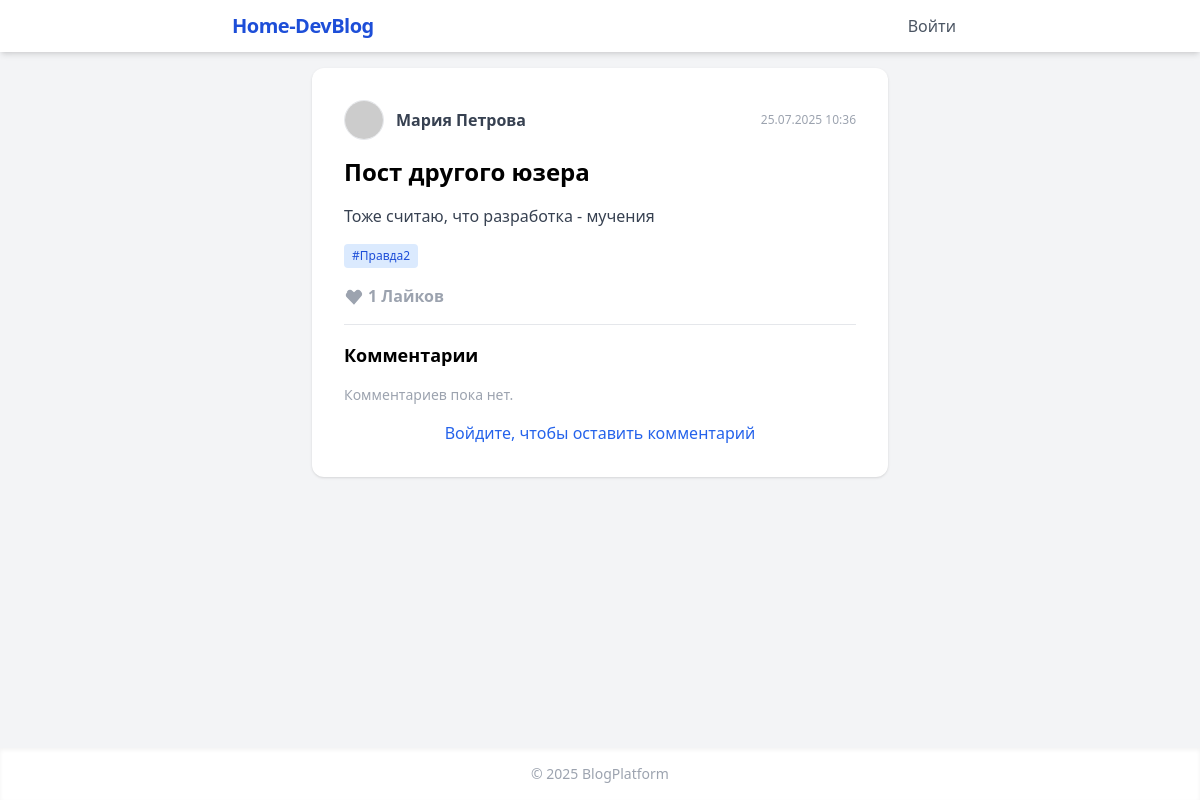
The page /post/2 on the database as committed earlier.
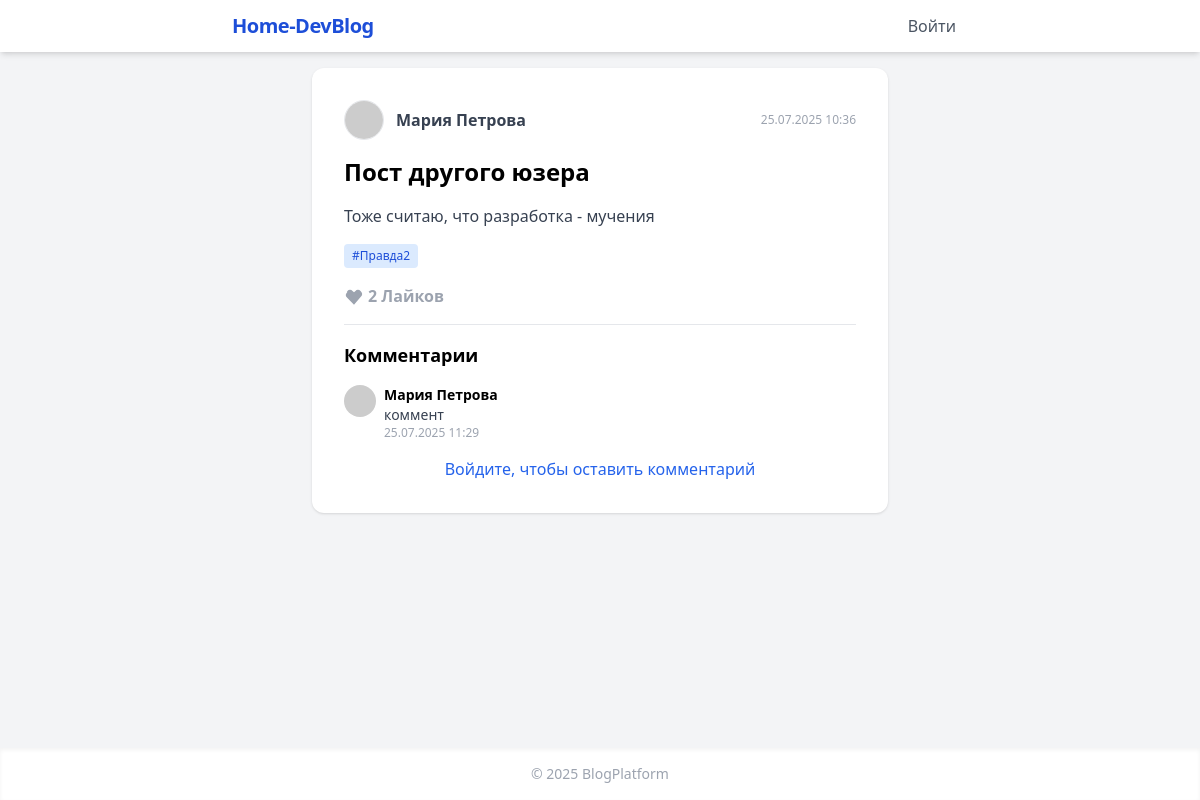
The same page on the database as committed later.
### app.py (models this page shows)
class Post(db.Model):
    id = db.Column(db.Integer, primary_key=True)
    user_id = db.Column(db.Integer, db.ForeignKey('user.id'), nullable=False)
    title = db.Column(db.String(200))
    content = db.Column(db.Text)
    date = db.Column(db.DateTime)
    tags = db.Column(db.String(200))
    is_private = db.Column(db.Boolean, default=False)
    user = db.relationship('User')

class Comment(db.Model):
    id = db.Column(db.Integer, primary_key=True)
    post_id = db.Column(db.Integer, db.ForeignKey('post.id'))
    user_id = db.Column(db.Integer, db.ForeignKey('user.id'))
    text = db.Column(db.Text)
    date = db.Column(db.DateTime)
    user = db.relationship('User')

class User(db.Model):
    id = db.Column(db.Integer, primary_key=True)
    name = db.Column(db.String(80))
    email = db.Column(db.String(120), unique=True, nullable=False)
    password = db.Column(db.String(200), nullable=False)
    avatar = db.Column(db.String(200), nullable=True)

### app.py (the view, shortened to what this page needs)
@app.route('/post/<int:post_id>', methods=['GET', 'POST'])
def post_view(post_id):
    post = Post.query.get_or_404(post_id)
    user = get_current_user()
    if post.is_private and (not user or post.user_id != user.id):
        return "Этот пост доступен только автору.", 403
    comments = Comment.query.filter_by(post_id=post_id).order_by(Comment.date.asc()).all()
    liked = False
    if user:
        liked = Like.query.filter_by(user_id=user.id, post_id=post.id).first() is not None
    likes_count = Like.query.filter_by(post_id=post.id).count()
    return render_template('post.html', post=post, comments=comments, user=user, liked=liked, likes_count=likes_count)

### app.py (called while the page is built)
def get_current_user():
    if 'user_id' in session:
        return User.query.get(session['user_id'])
    return None

### templates/post.html (shortened to what this page needs)
{% extends "base.html" %}
{% block content %}
<div class="bg-white max-w-xl mx-auto p-8 rounded-xl shadow space-y-4">
    <div class="flex items-center gap-3">
        <img src="{{ post.user.avatar or 'https://randomuser.me/api/portraits/men/1.jpg' }}" class="w-10 h-10 rounded-full border">
        <a href="{{ url_for('view_user', user_id=post.user.id) }}" class="font-semibold text-gray-700 hover:underline">{{ post.user.name }}</a>
        <div class="text-xs text-gray-400 ml-auto">{{ post.date.strftime('%d.%m.%Y %H:%M') }}</div>
    </div>
    <h1 class="text-2xl font-bold">{{ post.title }}</h1>
    <div class="text-gray-700 mb-2">{{ post.content }}</div>
    {% if post.tags %}
    <div class="flex gap-2">
        {% for tag in post.tags.split(',') %}
            <a href="{{ url_for('posts_by_tag', tag=tag.strip()) }}"
               class="bg-blue-100 text-blue-700 text-xs px-2 py-1 rounded hover:bg-blue-200">#{{ tag.strip() }}</a>
        {% endfor %}
    </div>
    {% endif %}
    <div class="flex gap-4 mt-4">
        <form method="post" action="{{ url_for('like_post', post_id=post.id) }}">
            <button type="submit" class="flex items-center gap-1 {% if liked %}text-pink-600{% else %}text-gray-400{% endif %} font-semibold">
                <svg class="w-5 h-5" fill="currentColor" viewBox="0 0 20 20"><path d="M3.172 5.172a4 4 0 015.656 0L10 6.343l1.172-1.171a4 4 0 015.656 5.656L10 18.657l-6.828-6.829a4 4 0 010-5.656z"/></svg>
                {{ likes_count }} Лайков
            </button>
        </form>
    </div>
    <hr>
    <h3 class="font-semibold text-lg">Комментарии</h3>
    <div class="space-y-3">
        {% for c in comments %}
        <div class="flex gap-2 items-start">
            <img src="{{ c.user.avatar or 'https://randomuser.me/api/portraits/men/1.jpg' }}" class="w-8 h-8 rounded-full">
            <div>
                <div class="font-semibold text-sm">{{ c.user.name }}</div>
                <div class="text-gray-700 text-sm">{{ c.text }}</div>
                <div class="text-xs text-gray-400">{{ c.date.strftime('%d.%m.%Y %H:%M') }}</div>
            </div>
        </div>
        {% else %}
        <div class="text-gray-400 text-sm">Комментариев пока нет.</div>
        {% endfor %}
    </div>
    {% if user %}
    <form method="post" class="mt-4 flex gap-2">
        <input type="text" name="text" required placeholder="Оставьте комментарий..." class="flex-1 px-3 py-2 border rounded focus:outline-none focus:ring">
        <button type="submit" class="bg-blue-600 text-white px-4 py-2 rounded hover:bg-blue-700 font-semibold">Отправить</button>
    </form>
    {% else %}
    <div class="text-center mt-2 text-blue-600">
        <a href="{{ url_for('login') }}">Войдите</a>, чтобы оставить комментарий
    </div>
    {% endif %}
</div>
{% endblock %}

Rows that differ between the two databases and show on the page:
added Comment: user.name "Мария Петрова", text "коммент", date "25.07.2025 11:29"
Other text that changed with them:
{{ likes_count }}: "1" → "2"
text no longer shown: "Комментариев пока нет."
